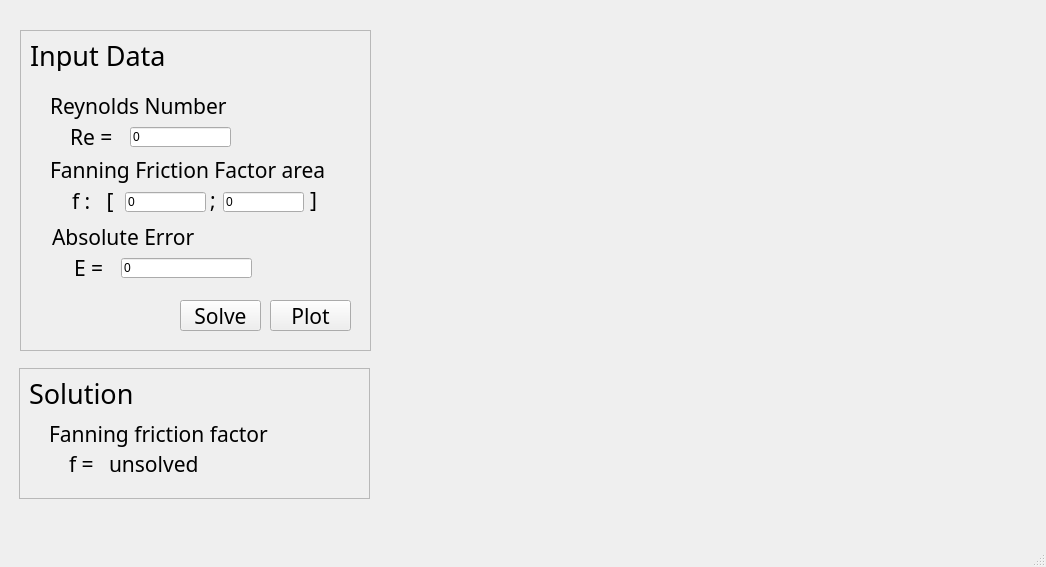
<?xml version="1.0" encoding="UTF-8"?>
<ui version="4.0">
 <class>MainWindow</class>
 <widget class="QMainWindow" name="MainWindow">
  <property name="geometry">
   <rect>
    <x>0</x>
    <y>0</y>
    <width>1046</width>
    <height>567</height>
   </rect>
  </property>
  <property name="windowTitle">
   <string>problem 8.34 - Farrakhetdinova Azaliya</string>
  </property>
  <property name="windowIcon">
   <iconset>
    <normalon>../../../programming/test-/media/icon.ico</normalon>
   </iconset>
  </property>
  <widget class="QWidget" name="centralwidget">
   <widget class="QFrame" name="frame">
    <property name="geometry">
     <rect>
      <x>20</x>
      <y>30</y>
      <width>351</width>
      <height>321</height>
     </rect>
    </property>
    <property name="frameShape">
     <enum>QFrame::StyledPanel</enum>
    </property>
    <property name="frameShadow">
     <enum>QFrame::Raised</enum>
    </property>
    <widget class="QLabel" name="label">
     <property name="geometry">
      <rect>
       <x>10</x>
       <y>10</y>
       <width>141</width>
       <height>31</height>
      </rect>
     </property>
     <property name="font">
      <font>
       <family>Swis721 Hv BT</family>
       <pointsize>20</pointsize>
      </font>
     </property>
     <property name="text">
      <string>Input Data</string>
     </property>
    </widget>
    <widget class="QLabel" name="label_2">
     <property name="geometry">
      <rect>
       <x>30</x>
       <y>60</y>
       <width>191</width>
       <height>31</height>
      </rect>
     </property>
     <property name="font">
      <font>
       <family>Swis721 Hv BT</family>
       <pointsize>16</pointsize>
      </font>
     </property>
     <property name="text">
      <string>Reynolds Number</string>
     </property>
    </widget>
    <widget class="QLabel" name="label_3">
     <property name="geometry">
      <rect>
       <x>30</x>
       <y>124</y>
       <width>301</width>
       <height>31</height>
      </rect>
     </property>
     <property name="font">
      <font>
       <family>Swis721 Hv BT</family>
       <pointsize>16</pointsize>
      </font>
     </property>
     <property name="text">
      <string>Fanning Friction Factor area</string>
     </property>
    </widget>
    <widget class="QLabel" name="label_4">
     <property name="geometry">
      <rect>
       <x>50</x>
       <y>91</y>
       <width>51</width>
       <height>31</height>
      </rect>
     </property>
     <property name="font">
      <font>
       <family>Swis721 Hv BT</family>
       <pointsize>16</pointsize>
      </font>
     </property>
     <property name="text">
      <string>Re = </string>
     </property>
    </widget>
    <widget class="QLabel" name="label_5">
     <property name="geometry">
      <rect>
       <x>52</x>
       <y>155</y>
       <width>51</width>
       <height>31</height>
      </rect>
     </property>
     <property name="font">
      <font>
       <family>Swis721 Hv BT</family>
       <pointsize>16</pointsize>
      </font>
     </property>
     <property name="text">
      <string>f :   [ </string>
     </property>
    </widget>
    <widget class="QLabel" name="label_6">
     <property name="geometry">
      <rect>
       <x>190</x>
       <y>154</y>
       <width>16</width>
       <height>31</height>
      </rect>
     </property>
     <property name="font">
      <font>
       <family>Swis721 Hv BT</family>
       <pointsize>16</pointsize>
      </font>
     </property>
     <property name="text">
      <string>;</string>
     </property>
    </widget>
    <widget class="QLabel" name="label_7">
     <property name="geometry">
      <rect>
       <x>290</x>
       <y>154</y>
       <width>16</width>
       <height>31</height>
      </rect>
     </property>
     <property name="font">
      <font>
       <family>Swis721 Hv BT</family>
       <pointsize>16</pointsize>
      </font>
     </property>
     <property name="text">
      <string>]</string>
     </property>
    </widget>
    <widget class="QLineEdit" name="f_0_edit">
     <property name="geometry">
      <rect>
       <x>105</x>
       <y>162</y>
       <width>81</width>
       <height>20</height>
      </rect>
     </property>
     <property name="text">
      <string>0</string>
     </property>
    </widget>
    <widget class="QLineEdit" name="f_n_edit">
     <property name="geometry">
      <rect>
       <x>203</x>
       <y>162</y>
       <width>81</width>
       <height>20</height>
      </rect>
     </property>
     <property name="text">
      <string>0</string>
     </property>
    </widget>
    <widget class="QLineEdit" name="re_edit">
     <property name="geometry">
      <rect>
       <x>110</x>
       <y>97</y>
       <width>101</width>
       <height>20</height>
      </rect>
     </property>
     <property name="text">
      <string>0</string>
     </property>
    </widget>
    <widget class="QLabel" name="label_12">
     <property name="geometry">
      <rect>
       <x>54</x>
       <y>222</y>
       <width>51</width>
       <height>31</height>
      </rect>
     </property>
     <property name="font">
      <font>
       <family>Swis721 Hv BT</family>
       <pointsize>16</pointsize>
      </font>
     </property>
     <property name="text">
      <string>E = </string>
     </property>
    </widget>
    <widget class="QLabel" name="label_13">
     <property name="geometry">
      <rect>
       <x>32</x>
       <y>191</y>
       <width>291</width>
       <height>31</height>
      </rect>
     </property>
     <property name="font">
      <font>
       <family>Swis721 Hv BT</family>
       <pointsize>16</pointsize>
      </font>
     </property>
     <property name="text">
      <string>Absolute Error</string>
     </property>
    </widget>
    <widget class="QLineEdit" name="error_edit">
     <property name="geometry">
      <rect>
       <x>101</x>
       <y>228</y>
       <width>131</width>
       <height>20</height>
      </rect>
     </property>
     <property name="text">
      <string>0</string>
     </property>
    </widget>
    <widget class="QPushButton" name="plot_button">
     <property name="geometry">
      <rect>
       <x>250</x>
       <y>270</y>
       <width>81</width>
       <height>31</height>
      </rect>
     </property>
     <property name="font">
      <font>
       <family>Swis721 Hv BT</family>
       <pointsize>16</pointsize>
      </font>
     </property>
     <property name="text">
      <string>Plot</string>
     </property>
    </widget>
    <widget class="QPushButton" name="solve_button">
     <property name="geometry">
      <rect>
       <x>160</x>
       <y>270</y>
       <width>81</width>
       <height>31</height>
      </rect>
     </property>
     <property name="font">
      <font>
       <family>Swis721 Hv BT</family>
       <pointsize>16</pointsize>
      </font>
     </property>
     <property name="text">
      <string>Solve</string>
     </property>
    </widget>
    <widget class="QLabel" name="error_massage">
     <property name="geometry">
      <rect>
       <x>20</x>
       <y>260</y>
       <width>151</width>
       <height>51</height>
      </rect>
     </property>
     <property name="font">
      <font>
       <family>Calibri</family>
       <pointsize>10</pointsize>
      </font>
     </property>
     <property name="text">
      <string/>
     </property>
    </widget>
   </widget>
   <widget class="QFrame" name="frame_2">
    <property name="geometry">
     <rect>
      <x>19</x>
      <y>368</y>
      <width>351</width>
      <height>131</height>
     </rect>
    </property>
    <property name="frameShape">
     <enum>QFrame::StyledPanel</enum>
    </property>
    <property name="frameShadow">
     <enum>QFrame::Raised</enum>
    </property>
    <widget class="QLabel" name="label_8">
     <property name="geometry">
      <rect>
       <x>10</x>
       <y>10</y>
       <width>141</width>
       <height>31</height>
      </rect>
     </property>
     <property name="font">
      <font>
       <family>Swis721 Hv BT</family>
       <pointsize>20</pointsize>
      </font>
     </property>
     <property name="text">
      <string>Solution</string>
     </property>
    </widget>
    <widget class="QLabel" name="label_9">
     <property name="geometry">
      <rect>
       <x>30</x>
       <y>50</y>
       <width>291</width>
       <height>31</height>
      </rect>
     </property>
     <property name="font">
      <font>
       <family>Swis721 Hv BT</family>
       <pointsize>16</pointsize>
      </font>
     </property>
     <property name="text">
      <string>Fanning friction factor</string>
     </property>
    </widget>
    <widget class="QLabel" name="label_10">
     <property name="geometry">
      <rect>
       <x>50</x>
       <y>80</y>
       <width>41</width>
       <height>31</height>
      </rect>
     </property>
     <property name="font">
      <font>
       <family>Swis721 Hv BT</family>
       <pointsize>16</pointsize>
      </font>
     </property>
     <property name="text">
      <string>f = </string>
     </property>
    </widget>
    <widget class="QLabel" name="solution_label">
     <property name="geometry">
      <rect>
       <x>90</x>
       <y>80</y>
       <width>221</width>
       <height>31</height>
      </rect>
     </property>
     <property name="font">
      <font>
       <family>Swis721 Hv BT</family>
       <pointsize>16</pointsize>
      </font>
     </property>
     <property name="text">
      <string>unsolved</string>
     </property>
    </widget>
   </widget>
   <widget class="MplWidget" name="widget_graph" native="true">
    <property name="geometry">
     <rect>
      <x>380</x>
      <y>30</y>
      <width>641</width>
      <height>471</height>
     </rect>
    </property>
   </widget>
  </widget>
  <widget class="QMenuBar" name="menubar">
   <property name="geometry">
    <rect>
     <x>0</x>
     <y>0</y>
     <width>1046</width>
     <height>21</height>
    </rect>
   </property>
  </widget>
  <widget class="QStatusBar" name="statusbar"/>
 </widget>
 <customwidgets>
  <customwidget>
   <class>MplWidget</class>
   <extends>QWidget</extends>
   <header>mplwidget.h</header>
   <container>1</container>
  </customwidget>
 </customwidgets>
 <resources/>
 <connections/>
</ui>
